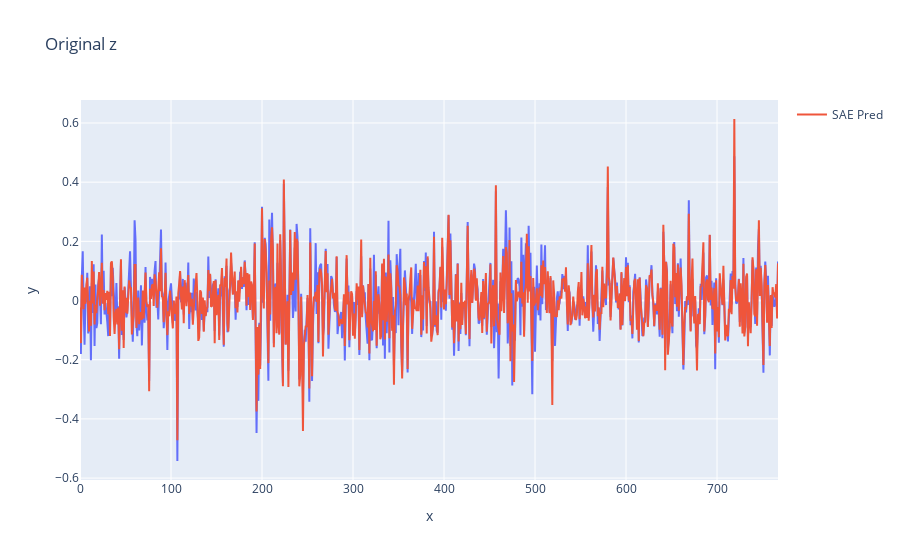
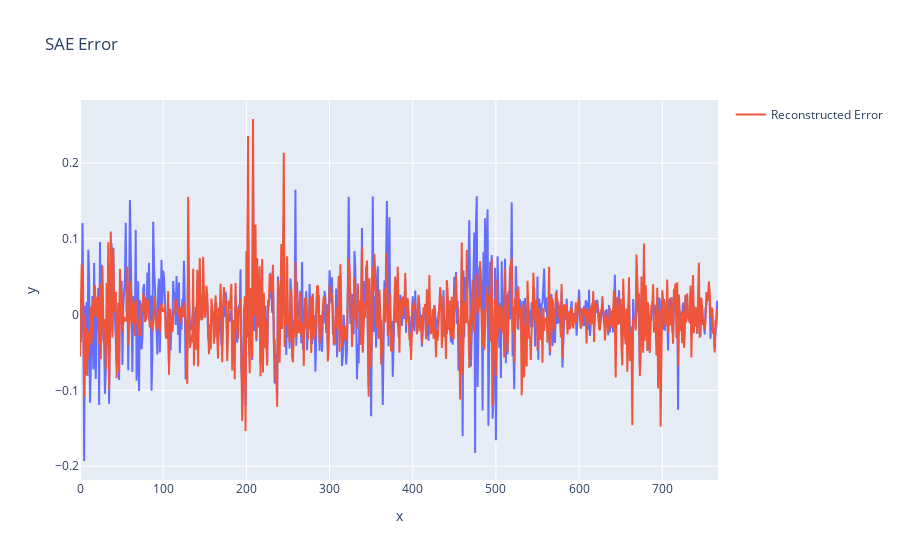

These figures' notebook cell, in order:
### Code cell
# Original z line plot
fig = px.line(x=range(0, 768), y=original_z[idx, :].detach().numpy(), title='Original z')
fig.add_scatter(y=sae_pred[idx, :].detach().numpy(), mode='lines', name='SAE Pred')
fig.show()

# Original z line plot
fig = px.line(x=range(0, 768), y=sae_errors[idx, :].detach().numpy(), title='SAE Error')
fig.add_scatter(y=recon.squeeze().detach().numpy(), mode='lines', name='Reconstructed Error')
fig.show()

### Figure 1 — Plotly figure (JSON) as saved in the notebook; plotly's stock layout.template omitted (floating-point values rounded to 4 significant figures; data arrays with more than 128 entries replaced by an {"elided": "..."} marker saying what was removed)
{"data": [{"hovertemplate": "x=%{x}<br>y=%{y}<extra></extra>", "legendgroup": "", "line": {"color": "#636efa", "dash": "solid"}, "marker": {"symbol": "circle"}, "mode": "lines", "name": "", "orientation": "v", "showlegend": false, "type": "scatter", "x": {"elided": "768 int values"}, "xaxis": "x", "y": {"elided": "768 float values"}, "yaxis": "y"}, {"mode": "lines", "name": "SAE Pred", "type": "scatter", "y": {"elided": "768 float values"}}], "layout": {"legend": {"tracegroupgap": 0}, "title": {"text": "Original z"}, "xaxis": {"anchor": "y", "domain": [0, 1], "title": {"text": "x"}}, "yaxis": {"anchor": "x", "domain": [0, 1], "title": {"text": "y"}}}}

### Figure 2 — Plotly figure (JSON) as saved in the notebook; plotly's stock layout.template omitted (floating-point values rounded to 4 significant figures; data arrays with more than 128 entries replaced by an {"elided": "..."} marker saying what was removed)
{"data": [{"hovertemplate": "x=%{x}<br>y=%{y}<extra></extra>", "legendgroup": "", "line": {"color": "#636efa", "dash": "solid"}, "marker": {"symbol": "circle"}, "mode": "lines", "name": "", "orientation": "v", "showlegend": false, "type": "scatter", "x": {"elided": "768 int values"}, "xaxis": "x", "y": {"elided": "768 float values"}, "yaxis": "y"}, {"mode": "lines", "name": "Reconstructed Error", "type": "scatter", "y": {"elided": "768 float values"}}], "layout": {"legend": {"tracegroupgap": 0}, "title": {"text": "SAE Error"}, "xaxis": {"anchor": "y", "domain": [0, 1], "title": {"text": "x"}}, "yaxis": {"anchor": "x", "domain": [0, 1], "title": {"text": "y"}}}}
